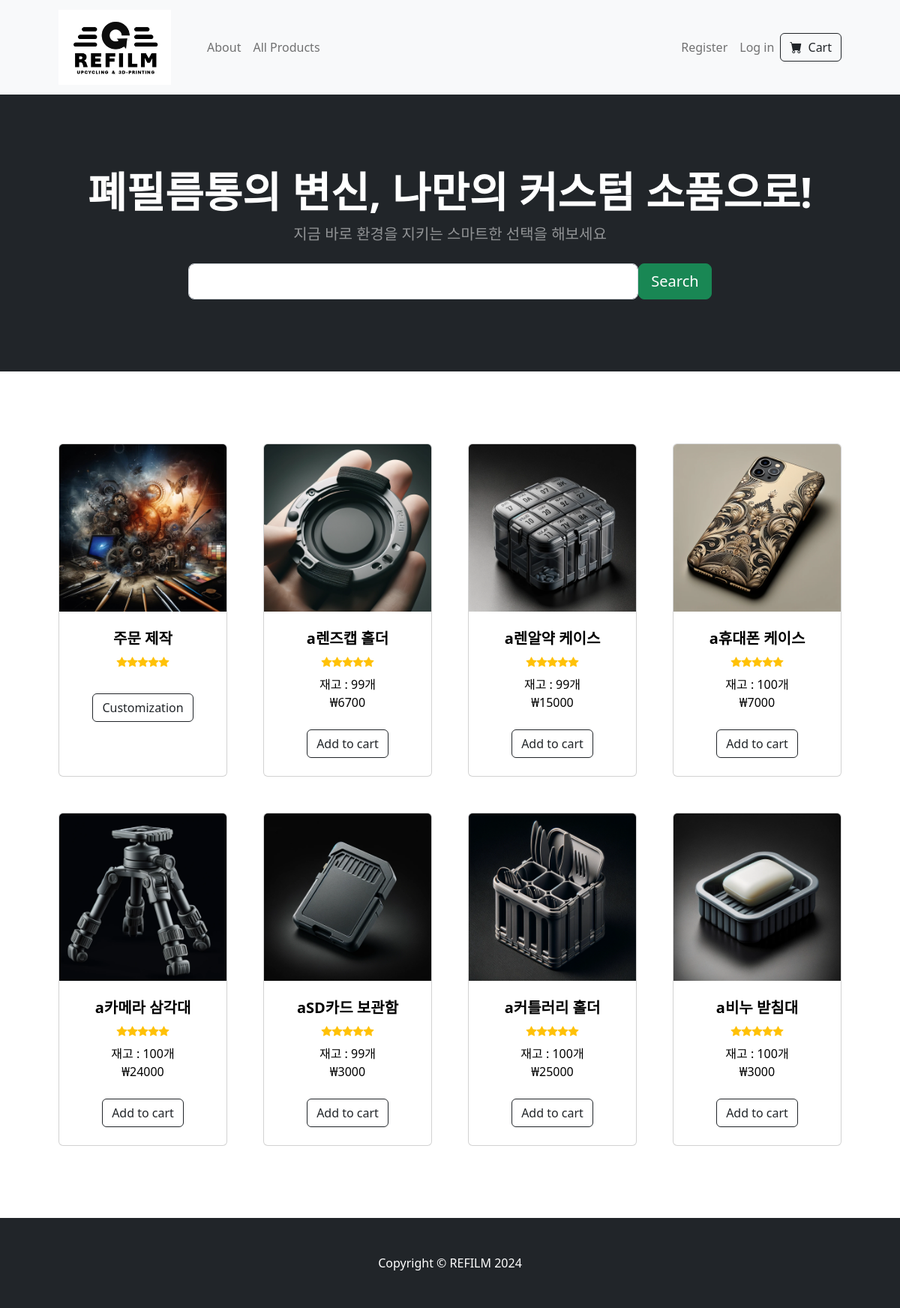
The page / on the database its author committed.
### tables this page shows
CREATE TABLE products (id INTEGER PRIMARY KEY AUTOINCREMENT NOT NULL, productname TEXT NOT NULL, quantity INTEGER NOT NULL, price INTEGER NOT NULL, image_extension TEXT, description TEXT);

### app.py (the view)
@app.route('/')
def home():
    data, length = get_page_data(0, PER_PAGE)
    products = []
    for i in range(length):
        products.append({"product_name": data[i]["productname"], "quantity": data[i]["quantity"], "price": data[i]["price"], "product_id":int(data[i]["id"]), "image_extension": data[i]["image_extension"]})
    return render_template('index.html', products = products)

### helpers.py (called while the page is built)
def get_page_data(start, per_page_number):
    data = db.execute("SELECT * FROM products ORDER BY id desc LIMIT ? OFFSET ?", per_page_number, start)
    length = len(data)
    return data, length

### templates/index.html (shortened to what this page needs)
{% extends "layout.html" %}
{% block content %}
        <header class="bg-dark py-5">
            <div class="container px-4 px-lg-5 my-5">
                <div class="text-center text-white">
                    <h1 class="display-4 fw-bolder">폐필름통의 변신, 나만의 커스텀 소품으로!</h1>
                    <p class="lead fw-normal text-white-50 mb-0">지금 바로 환경을 지키는 스마트한 선택을 해보세요</p>
                    <form action="/search" method="get" class="form-inline d-flex justify-content-center mt-4">
                        <input type="text" id="search-input" name="search" class="form-control form-control-lg mr-2" style="width: 50vw;" autocomplete="off">
                        <button type="submit" class="btn btn-success btn-lg">Search</button>
                    </form>
                </div>
            </div>
        </header>
        <section class="py-5">
            <div class="container px-4 px-lg-5 mt-5">
                <div class="row gx-4 gx-lg-5 row-cols-2 row-cols-md-3 row-cols-xl-4 justify-content-center">
                    <div class="col mb-5">
                        <div class="card h-100">
                            <a style="color: black; text-decoration:none" href="#">
                                <img class="card-img-top" src="/static/pictures/customization.jpg" alt="..." />
                                <div class="card-body p-4">
                                    <div class="text-center">
                                        <h5 class="fw-bolder">주문 제작</h5>
                                        <div class="d-flex justify-content-center small text-warning mb-2">
                                            <div class="bi-star-fill"></div>
                                            <div class="bi-star-fill"></div>
                                            <div class="bi-star-fill"></div>
                                            <div class="bi-star-fill"></div>
                                            <div class="bi-star-fill"></div>
                                        </div>
                                    </div>
                                </div>
                            </a>
                            <div class="card-footer p-4 pt-0 border-top-0 bg-transparent">
                                <div class="text-center">
                                    <button type="submit" class="btn btn-outline-dark mt-auto">Customization</button>
                                </div>
                            </div>
                        </div>
                    </div>
                    {% for product in products %}
                        <div class="col mb-5">
                            <div class="card h-100">
                                <a style="color: black; text-decoration:none" href="/product/{{ product.product_id }}">
                                    <img class="card-img-top" src="/static/product_images/product{{ product.product_id }}.{{ product.image_extension }}" alt="..." />
                                    <div class="card-body p-4">
                                        <div class="text-center">
                                            <h5 class="fw-bolder">{{ product.product_name }}</h5>
                                            <div class="d-flex justify-content-center small text-warning mb-2">
                                                <div class="bi-star-fill"></div>
                                                <div class="bi-star-fill"></div>
                                                <div class="bi-star-fill"></div>
                                                <div class="bi-star-fill"></div>
                                                <div class="bi-star-fill"></div>
                                            </div>
                                            재고 : {{ product.quantity }}개
                                            <br>₩{{ product.price }}
                                        </div>
                                    </div>
                                </a>
                                <form action="/add_to_cart/{{ product.product_id }}" method="post">
                                    <div class="card-footer p-4 pt-0 border-top-0 bg-transparent">
                                        <div class="text-center">
                                            <button type="submit" class="btn btn-outline-dark mt-auto">Add to cart</button>
                                        </div>
                                    </div>
                                </form>
                            </div>
                        </div>
                    {% endfor %}
                </div>
            </div>
        </section>
{% endblock %}

### templates/layout.html (shortened to what this page needs)
<!DOCTYPE html>
<html lang="en">
    <head>
        {% block head %}
        <link href="https://cdn.jsdelivr.net/npm/bootstrap-icons@1.5.0/font/bootstrap-icons.css" rel="stylesheet" />
        <link href="../static/styles.css" rel="stylesheet" />
        {% endblock %}
    </head>
    <body>
        <nav class="navbar navbar-expand-lg navbar-light bg-light">
            <div class="container px-4 px-lg-5">
                <a class="navbar-brand" href="/">
                    <img src="../static/pictures/company_logo.png" width="150" height="100">
                </a>
                <div class="collapse navbar-collapse" id="navbarSupportedContent">
                    <ul class="navbar-nav me-auto mb-2 mb-lg-0 ms-lg-4">
                        <li class="nav-item"><a class="nav-link" href="/about">About</a></li>
                        <li class="nav-item"><a class="nav-link" href="/all_products">All Products</a></li>
                    </ul>
                    {% if session["user_id"] %}
                        <ul class="navbar-nav ml-auto mb-2 mb-lg-0 ms-lg-4">
                            {% if session["user_id"] == 3 %}
                                <li class="nav-item"><a class="nav-link" href="/manage">Manage Products</a></li>
                            {% endif %}
                            <li class="nav-item"><a class="nav-link" href="/logout">Log out</a></li>
                        </ul>
                        <form class="d-flex" action="/cart" method="get">
                            <button class="btn btn-outline-dark" type="submit">
                                <i class="bi-cart-fill me-1"></i>
                                Cart
                            </button>
                        </form>
                    {% else %}
                        <ul class="navbar-nav ml-auto mb-2 mb-lg-0 ms-lg-4">
                            <li class="nav-item"><a class="nav-link" href="/register">Register</a></li>
                            <li class="nav-item"><a class="nav-link" href="/login">Log in</a></li>
                        </ul>
                        <form class="d-flex" action="/login" method="get">
                            <button class="btn btn-outline-dark" type="submit">
                                <i class="bi-cart-fill me-1"></i>
                                Cart
                            </button>
                        </form>
                    {% endif %}
                </div>
            </div>
        </nav>
        {% block content %}{% endblock %}
        <footer class="py-5 bg-dark">
            <div class="container"><p class="m-0 text-center text-white">Copyright &copy; REFILM 2024</p></div>
        </footer>
    </body>
</html>

### rows shown on the page
products: image_extension (picture), product_name "a렌즈캡 홀더", quantity "99", price "6700"
products: image_extension (picture), product_name "a렌알약 케이스", quantity "99", price "15000"
products: image_extension (picture), product_name "a휴대폰 케이스", quantity "100", price "7000"
products: image_extension (picture), product_name "a카메라 삼각대", quantity "100", price "24000"
products: image_extension (picture), product_name "aSD카드 보관함", quantity "99", price "3000"
products: image_extension (picture), product_name "a커틀러리 홀더", quantity "100", price "25000"
products: image_extension (picture), product_name "a비누 받침대", quantity "100", price "3000"
